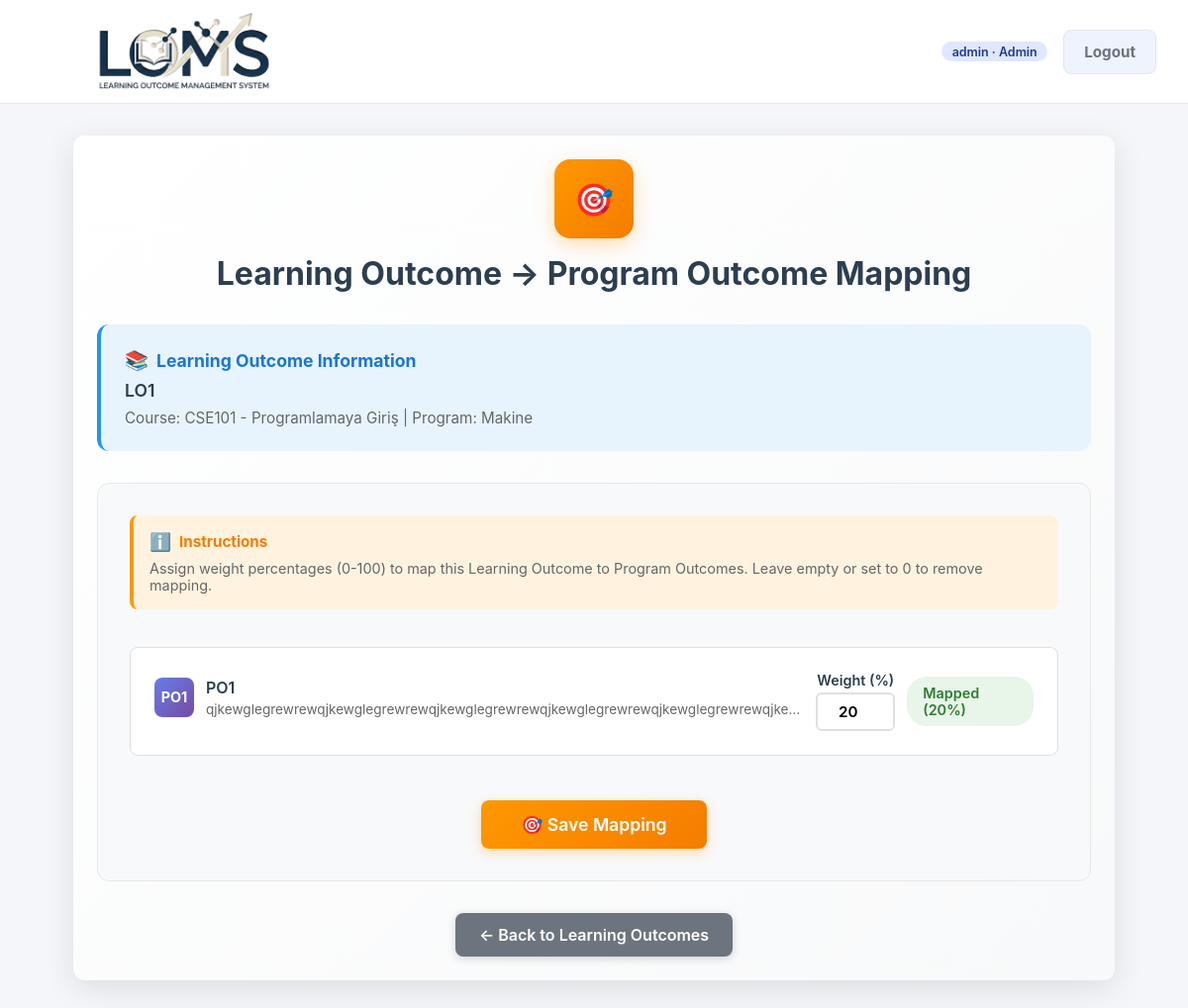
Screenshot of /outcomes/lo/3/mapping/ (signed in) with the database file from the repository.
### accounts/models.py (models this page shows, shortened)
class CustomUser(AbstractUser):
    class Role(models.TextChoices):
        ADMIN = "ADMIN", "Admin"
        STUDENT_AFFAIRS = "STUDENT_AFFAIRS", "Student Affairs"
        FACULTY_MEMBER = "FACULTY_MEMBER", "Faculty Member"
        LECTURER = "LECTURER", "Lecturer"
        STUDENT = "STUDENT", "Student"
    role = models.CharField(
        max_length=32,
        choices=Role.choices,
        default=Role.STUDENT,
    )
    student_grade = models.PositiveSmallIntegerField(
        null=True,
        blank=True,
        help_text="Student grade / year (1, 2, 3, 4 ...)",
    )
    student_faculty = models.ForeignKey(
        "organizations.Faculty",
        null=True,
        blank=True,
        on_delete=models.SET_NULL,
        related_name="students",
        help_text="Student için kayıtlı olduğu Faculty",
    )
    student_program = models.ForeignKey(
        "organizations.Program",
        null=True,
        blank=True,
        on_delete=models.SET_NULL,
        related_name="students",
        help_text="Student için kayıtlı olduğu program",
    )
    faculty_member_faculty = models.ForeignKey(
        "organizations.Faculty",
        null=True,
        blank=True,
        on_delete=models.SET_NULL,
        related_name="faculty_members",
        help_text="Faculty Member için sorumlu olduğu Faculty",
    )
    lecturer_programs = models.ManyToManyField(
        "organizations.Program",
        blank=True,
        related_name="lecturers",
        help_text="Lecturer için sorumlu olduğu Program(lar)",
    )
    lecturer_courses = models.ManyToManyField(
        "courses.Course",
        blank=True,
        related_name="lecturers",
        help_text="Lecturer için sorumlu olduğu Course(lar)",
    )
    phone = models.CharField(
        max_length=20,
        blank=True,
        null=True,
    )
    student_number = models.CharField(
        max_length=32,
        null=True,
        blank=True,
        help_text="Öğrenci numarası",
    )
    objects = CustomUserManager()
    @property
    def is_admin(self):
        return self.role == self.Role.ADMIN and self.is_superuser
    @property
    def is_student_affairs(self):
        return self.role == self.Role.STUDENT_AFFAIRS
    @property
    def is_faculty_member(self):
        return self.role == self.Role.FACULTY_MEMBER
    @property
    def is_lecturer(self):
        return self.role == self.Role.LECTURER
    @property
    def is_student(self):
        return self.role == self.Role.STUDENT

### outcomes/models.py (models this page shows, shortened)
class LearningOutcome(models.Model):
    course = models.ForeignKey(
        Course,
        on_delete=models.CASCADE,
        related_name="learning_outcomes",
    )
    code = models.CharField(
        max_length=20,
        help_text="LO kodu (örn: LO1)",
    )
    short_title = models.CharField(
        max_length=255,
        help_text="Kısa başlık (örn: Temel kavramları açıklama)",
    )
    description = models.TextField(
        blank=True,
        help_text="Detaylı açıklama",
    )
    order = models.PositiveSmallIntegerField(
        default=1,
        help_text="Ders içi LO sıralaması",
    )
    active = models.BooleanField(default=True)
    program_outcomes = models.ManyToManyField(
        "outcomes.ProgramOutcome",
        through="LearningOutcomeProgramOutcome",
        related_name="learning_outcomes",
        blank=True,
    )
    class Meta:
        unique_together = ("course", "code")
        ordering = ["course", "order", "code"]

class ProgramOutcome(models.Model):
    program = models.ForeignKey(
        Program,
        on_delete=models.CASCADE,
        related_name="program_outcomes",
    )
    code = models.CharField(
        max_length=20,
        help_text="PO kodu (örn: PO1, PLO2...)",
    )
    short_title = models.CharField(
        max_length=255,
        help_text="Kısa başlık (örn: Problem çözme)",
    )
    description = models.TextField(
        blank=True,
        help_text="Detaylı açıklama",
    )
    order = models.PositiveSmallIntegerField(
        default=1,
        help_text="Listelerde sıralama için",
    )
    active = models.BooleanField(default=True)
    class Meta:
        unique_together = ("program", "code")
        ordering = ["program", "order", "code"]

### courses/models.py (models this page shows, shortened)
class Course(models.Model):
    class Year(models.IntegerChoices):
        YEAR_1 = 1, "1st Year"
        YEAR_2 = 2, "2nd Year"
        YEAR_3 = 3, "3rd Year"
        YEAR_4 = 4, "4th Year"
    class Semester(models.TextChoices):
        FALL = "FALL", "Fall"
        SPRING = "SPRING", "Spring"
        YEARLONG = "YEARLONG", "Year-long"
    program = models.ForeignKey(
        Program,
        on_delete=models.CASCADE,
        related_name="courses",
    )
    code = models.CharField(max_length=50)
    name = models.CharField(max_length=255)
    year = models.PositiveSmallIntegerField(
        choices=Year.choices,
        null=True,
        blank=True,
        help_text="Dersin tipik alındığı sınıf (1,2,3,4).",
    )
    semester = models.CharField(
        max_length=16,
        choices=Semester.choices,
        default=Semester.FALL,
    )
    ects = models.DecimalField(
        max_digits=4,
        decimal_places=1,
        null=True,
        blank=True,
        help_text="ECTS / AKTS",
    )
    credit = models.DecimalField(
        max_digits=4,
        decimal_places=1,
        null=True,
        blank=True,
        help_text="Yerel kredi",
    )
    description = models.TextField(
        blank=True,
        help_text="Ders açıklaması",
    )
    lecturer = models.ForeignKey(
        settings.AUTH_USER_MODEL,
        null=True,
        blank=True,
        on_delete=models.SET_NULL,
        related_name="lecturer_courses_assigned",
        help_text="Dersin genel sorumlu öğretim üyesi (program bazında).",
    )
    students = models.ManyToManyField(
        settings.AUTH_USER_MODEL,
        blank=True,
        related_name="enrolled_courses",
        help_text="Bu derse kayıtlı öğrenciler (otomatik atanır).",
    )
    class Meta:
        unique_together = ("program", "code")
        ordering = ["program", "year", "semester", "code"]

### organizations/models.py (models this page shows, shortened)
class Program(models.Model):
    name = models.CharField(max_length=255)
    code = models.CharField(max_length=50, unique=True)
    faculty = models.ForeignKey(
        Faculty,
        on_delete=models.CASCADE,
        related_name="programs",
    )
    description = models.TextField(
        blank=True,
        help_text="Program description / açıklama",
    )
    coordinator = models.ForeignKey(
        settings.AUTH_USER_MODEL,
        null=True,
        blank=True,
        on_delete=models.SET_NULL,
        related_name="coordinated_programs",
        help_text="Programdan sorumlu öğretim elemanı / coordinator",
    )

### outcomes/views.py (the view, shortened to what this page needs)
# urls.py: path("lo/<int:pk>/mapping/", learning_outcome_mapping, name="learning_outcome_mapping"),
@role_required(CustomUser.Role.LECTURER)
def learning_outcome_mapping(request, pk):
    lo = get_object_or_404(
        LearningOutcome.objects.select_related("course", "course__program"),
        pk=pk,
    )
    course = lo.course
    _check_course_permission_for_lecturer(request.user, course)
    program = course.program
    pos = ProgramOutcome.objects.filter(program=program).order_by("order", "code")
    existing = {
        m.program_outcome_id: m
        for m in lo.lo_po_mappings.all()
    }
    rows = []
    for po in pos:
        mapping = existing.get(po.id)
        rows.append(
            {
                "po": po,
                "weight": mapping.weight if mapping else "",
            }
        )
    context = {
        "course": course,
        "lo": lo,
        "rows": rows,
    }
    return render(request, "outcomes/learning_outcome_mapping.html", context)

### templates/outcomes/learning_outcome_mapping.html (shortened to what this page needs)
{% extends "base.html" %}
{% block content %}
<section class="card" style="margin: 2rem auto; background: linear-gradient(135deg, #ffffff 0%, #f8f9fa 100%); border: none; box-shadow: 0 8px 32px rgba(0, 0, 0, 0.1);">
    <div style="text-align: center; margin-bottom: 2rem;">
        <div style="width: 80px; height: 80px; background: linear-gradient(135deg, #FF9800 0%, #F57C00 100%); border-radius: 16px; display: inline-flex; align-items: center; justify-content: center; color: white; font-weight: bold; font-size: 2rem; box-shadow: 0 6px 20px rgba(255, 152, 0, 0.3); margin-bottom: 1rem;">
            🎯
        </div>
        <h2 style="margin: 0; color: #2c3e50; font-size: 2rem;">Learning Outcome → Program Outcome Mapping</h2>
    </div>
    <div style="background: #e8f4fd; padding: 1.5rem; border-radius: 12px; border-left: 4px solid #2196F3; margin-bottom: 2rem;">
        <div style="display: flex; align-items: center; gap: 0.5rem; margin-bottom: 0.5rem;">
            <span style="font-size: 1.2rem;">📚</span>
            <strong style="color: #1976d2; font-size: 1.1rem;">Learning Outcome Information</strong>
        </div>
        <p style="margin: 0; color: #2c3e50; font-weight: 600; font-size: 1.1rem;">
            {{ lo.code }}
        </p>
        <p style="margin: 0.5rem 0 0 0; color: #666; font-size: 0.95rem;">
            Course: {{ course.code }} - {{ course.name }} | Program: {{ course.program.name }}
        </p>
    </div>
    <form method="post" style="background: #f8f9fa; padding: 2rem; border-radius: 12px; border: 1px solid #e8e8e8;">
        <div style="background: #fff3e0; padding: 1rem; border-radius: 8px; border-left: 4px solid #ff9800; margin-bottom: 1.5rem;">
            <div style="display: flex; align-items: center; gap: 0.5rem; margin-bottom: 0.5rem;">
                <span style="font-size: 1.1rem;">ℹ️</span>
                <strong style="color: #f57c00; font-size: 0.95rem;">Instructions</strong>
            </div>
            <p style="margin: 0; color: #666; font-size: 0.9rem;">
                Assign weight percentages (0-100) to map this Learning Outcome to Program Outcomes. Leave empty or set to 0 to remove mapping.
            </p>
        </div>
        {% if rows %}
            <div style="display: grid; gap: 1rem;">
                {% for row in rows %}
                    <div style="background: white; border: 1px solid #e0e0e0; border-radius: 8px; padding: 1.5rem; transition: all 0.3s ease;"
                         onmouseover="this.style.borderColor='#ff9800'; this.style.boxShadow='0 2px 8px rgba(255, 152, 0, 0.2)';"
                         onmouseout="this.style.borderColor='#e0e0e0'; this.style.boxShadow='none';">
                        <div style="display: flex; align-items: center; justify-content: space-between; gap: 1rem;">
                            <div style="flex: 1;">
                                <div style="display: flex; align-items: center; gap: 0.75rem; margin-bottom: 0.5rem;">
                                    <div style="width: 40px; height: 40px; background: linear-gradient(135deg, #667eea 0%, #764ba2 100%); border-radius: 8px; display: flex; align-items: center; justify-content: center; color: white; font-weight: bold; font-size: 0.9rem;">
                                        {{ row.po.code }}
                                    </div>
                                    <div>
                                        <div style="font-weight: 600; color: #2c3e50; font-size: 1rem;">{{ row.po.code }}</div>
                                        {% if row.po.description %}
                                            <div style="color: #666; font-size: 0.85rem; margin-top: 0.25rem;">{{ row.po.description|truncatechars:80 }}</div>
                                        {% endif %}
                                    </div>
                                </div>
                            </div>
                            <div style="display: flex; align-items: center; gap: 0.75rem;">
                                <div style="display: flex; flex-direction: column; align-items: center; gap: 0.25rem;">
                                    <label for="po_{{ row.po.id }}" style="font-weight: 600; color: #2c3e50; font-size: 0.9rem;">Weight (%)</label>
                                    <input type="number"
                                           id="po_{{ row.po.id }}"
                                           name="po_{{ row.po.id }}"
                                           min="0"
                                           max="100"
                                           value="{{ row.weight }}"
                                           style="width: 80px; padding: 0.5rem; border: 2px solid #e0e0e0; border-radius: 6px; text-align: center; font-weight: 600; transition: all 0.3s ease;"
                                           onfocus="this.style.borderColor='#ff9800';"
                                           onblur="this.style.borderColor='#e0e0e0';">
                                </div>
                                {% if row.weight %}
                                    <div style="background: #e8f5e9; color: #2e7d32; padding: 0.5rem 1rem; border-radius: 20px; font-weight: 600; font-size: 0.9rem;">
                                        Mapped ({{ row.weight }}%)
                                    </div>
                                {% else %}
                                    <div style="background: #f5f5f5; color: #666; padding: 0.5rem 1rem; border-radius: 20px; font-weight: 600; font-size: 0.9rem;">
                                        Not Mapped
                                    </div>
                                {% endif %}
                            </div>
                        </div>
                    </div>
                {% endfor %}
            </div>
        {% endif %}
        <div style="text-align: center; margin-top: 2rem;">
            <button type="submit"
                    style="background: linear-gradient(135deg, #FF9800 0%, #F57C00 100%); color: white; padding: 0.875rem 2.5rem; border: none; border-radius: 8px; font-weight: 600; font-size: 1.1rem; cursor: pointer; transition: all 0.3s ease; box-shadow: 0 4px 12px rgba(255, 152, 0, 0.3);"
                    onmouseover="this.style.background='linear-gradient(135deg, #EF6C00 0%, #E65100 100%)'; this.style.transform='translateY(-2px)'; this.style.boxShadow='0 6px 16px rgba(255, 152, 0, 0.4)';"
                    onmouseout="this.style.background='linear-gradient(135deg, #FF9800 0%, #F57C00 100%)'; this.style.transform='translateY(0)'; this.style.boxShadow='0 4px 12px rgba(255, 152, 0, 0.3)';">
                🎯 Save Mapping
            </button>
        </div>
    </form>
    <div style="text-align: center; margin-top: 2rem;">
        <a href="{% url 'outcomes:learning_outcome_manage' course.id %}"
           style="display: inline-flex; align-items: center; gap: 0.5rem; background: #6c757d; color: white; padding: 0.75rem 1.5rem; border-radius: 8px; text-decoration: none; font-weight: 600; transition: all 0.3s ease; box-shadow: 0 2px 8px rgba(108, 117, 125, 0.3);"
           onmouseover="this.style.background='#5a6268'; this.style.transform='translateY(-2px)'; this.style.boxShadow='0 4px 12px rgba(108, 117, 125, 0.4)';"
           onmouseout="this.style.background='#6c757d'; this.style.transform='translateY(0)'; this.style.boxShadow='0 2px 4px rgba(108, 117, 125, 0.3)';">
            ← Back to Learning Outcomes
        </a>
    </div>
</section>
{% endblock %}

### templates/base.html (shortened to what this page needs)
<!DOCTYPE html>
{% load static %}
<html lang="en">
<head>
</head>
<body>
<header>
    <img src="{% static 'images/LOMS-Photoroom.png' %}" alt="LOMS" style="height: 5rem; margin: 0;">
    <nav>
        {% if user.is_authenticated %}
            <span class="pill">{{ user.username }} · {{ user.get_role_display }}</span>
            <form method="post" action="{% url 'accounts:logout' %}" class="logout-form">
                <button type="submit" class="btn outline">Logout</button>
            </form>
        {% endif %}
    </nav>
</header>
<main>
    {% block content %}{% endblock %}
</main>
</body>
</html>

### rows the page displays
CustomUser: username "admin", role "Admin"
LearningOutcome: code "LO1"
Course: code "CSE101", name "Programlamaya Giriş", program.name "Makine"
ProgramOutcome: po.code "PO1", po.description "qjkewglegrewrewqjkewglegrewrewqjkewglegrewrewqjkewglegrewrewqjkewglegrewrewqjke…", po.id "20", weight "20"
